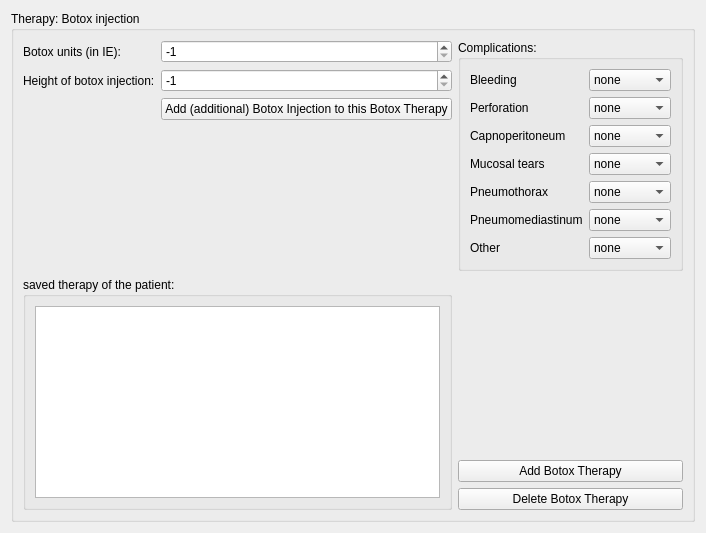
          <widget class="QWidget" name="botox">
           <layout class="QGridLayout" name="gridLayout_9">
            <item row="1" column="0">
             <widget class="QGroupBox" name="groupBox_4">
              <property name="title">
               <string>Therapy: Botox injection</string>
              </property>
              <layout class="QGridLayout" name="gridLayout_58">
               <item row="2" column="0" colspan="2">
                <widget class="QGroupBox" name="groupBox_25">
                 <property name="title">
                  <string>saved therapy of the patient:</string>
                 </property>
                 <layout class="QGridLayout" name="gridLayout_20">
                  <item row="0" column="0">
                   <widget class="QTextEdit" name="botox_text">
                    <property name="readOnly">
                     <bool>true</bool>
                    </property>
                   </widget>
                  </item>
                 </layout>
                </widget>
               </item>
               <item row="2" column="2">
                <layout class="QGridLayout" name="gridLayout_32">
                 <item row="1" column="0">
                  <spacer name="verticalSpacer_19">
                   <property name="orientation">
                    <enum>Qt::Vertical</enum>
                   </property>
                   <property name="sizeHint" stdset="0">
                    <size>
                     <width>20</width>
                     <height>40</height>
                    </size>
                   </property>
                  </spacer>
                 </item>
                 <item row="2" column="0">
                  <widget class="QPushButton" name="add_botox_button">
                   <property name="text">
                    <string>Add Botox Therapy</string>
                   </property>
                  </widget>
                 </item>
                 <item row="3" column="0">
                  <widget class="QPushButton" name="delete_botox_button">
                   <property name="text">
                    <string>Delete Botox Therapy</string>
                   </property>
                  </widget>
                 </item>
                </layout>
               </item>
               <item row="1" column="2">
                <widget class="QGroupBox" name="botox_complications">
                 <property name="title">
                  <string>Complications:</string>
                 </property>
                 <property name="checkable">
                  <bool>false</bool>
                 </property>
                 <property name="checked">
                  <bool>false</bool>
                 </property>
                 <layout class="QGridLayout" name="gridLayout_89">
                  <item row="5" column="0">
                   <widget class="QLabel" name="label_155">
                    <property name="enabled">
                     <bool>true</bool>
                    </property>
                    <property name="text">
                     <string>Pneumothorax</string>
                    </property>
                   </widget>
                  </item>
                  <item row="1" column="1">
                   <widget class="QComboBox" name="bleeding_botox">
                    <property name="enabled">
                     <bool>true</bool>
                    </property>
                    <item>
                     <property name="text">
                      <string>none</string>
                     </property>
                    </item>
                    <item>
                     <property name="text">
                      <string>mild</string>
                     </property>
                    </item>
                    <item>
                     <property name="text">
                      <string>moderate</string>
                     </property>
                    </item>
                    <item>
                     <property name="text">
                      <string>servere</string>
                     </property>
                    </item>
                   </widget>
                  </item>
                  <item row="2" column="1">
                   <widget class="QComboBox" name="perforation_botox">
                    <property name="enabled">
                     <bool>true</bool>
                    </property>
                    <item>
                     <property name="text">
                      <string>none</string>
                     </property>
                    </item>
                    <item>
                     <property name="text">
                      <string>mild</string>
                     </property>
                    </item>
                    <item>
                     <property name="text">
                      <string>moderate</string>
                     </property>
                    </item>
                    <item>
                     <property name="text">
                      <string>severe</string>
                     </property>
                    </item>
                   </widget>
                  </item>
                  <item row="4" column="1">
                   <widget class="QComboBox" name="mucusal_tears_botox">
                    <property name="enabled">
                     <bool>true</bool>
                    </property>
                    <item>
                     <property name="text">
                      <string>none</string>
                     </property>
                    </item>
                    <item>
                     <property name="text">
                      <string>mild</string>
                     </property>
                    </item>
                    <item>
                     <property name="text">
                      <string>moderate</string>
                     </property>
                    </item>
                    <item>
                     <property name="text">
                      <string>severe</string>
                     </property>
                    </item>
                   </widget>
                  </item>
                  <item row="3" column="0">
                   <widget class="QLabel" name="label_157">
                    <property name="enabled">
                     <bool>true</bool>
                    </property>
                    <property name="text">
                     <string>Capnoperitoneum</string>
                    </property>
                   </widget>
                  </item>
                  <item row="3" column="1">
                   <widget class="QComboBox" name="capnoperitoneum_botox">
                    <property name="enabled">
                     <bool>true</bool>
                    </property>
                    <item>
                     <property name="text">
                      <string>none</string>
                     </property>
                    </item>
                    <item>
                     <property name="text">
                      <string>mild</string>
                     </property>
                    </item>
                    <item>
                     <property name="text">
                      <string>moderate</string>
                     </property>
                    </item>
                    <item>
                     <property name="text">
                      <string>severe</string>
                     </property>
                    </item>
                   </widget>
                  </item>
                  <item row="1" column="0">
                   <widget class="QLabel" name="label_156">
                    <property name="enabled">
                     <bool>true</bool>
                    </property>
                    <property name="text">
                     <string>Bleeding</string>
                    </property>
                   </widget>
                  </item>
                  <item row="7" column="0">
                   <widget class="QLabel" name="label_158">
                    <property name="enabled">
                     <bool>true</bool>
                    </property>
                    <property name="text">
                     <string>Other</string>
                    </property>
                   </widget>
                  </item>
                  <item row="5" column="1">
                   <widget class="QComboBox" name="pneumothorax_botox">
                    <property name="enabled">
                     <bool>true</bool>
                    </property>
                    <item>
                     <property name="text">
                      <string>none</string>
                     </property>
                    </item>
                    <item>
                     <property name="text">
                      <string>mild</string>
                     </property>
                    </item>
                    <item>
                     <property name="text">
                      <string>moderate</string>
                     </property>
                    </item>
                    <item>
                     <property name="text">
                      <string>severe</string>
                     </property>
                    </item>
                   </widget>
                  </item>
                  <item row="6" column="1">
                   <widget class="QComboBox" name="pneumomediastinum_botox">
                    <property name="enabled">
                     <bool>true</bool>
                    </property>
                    <item>
                     <property name="text">
                      <string>none</string>
                     </property>
                    </item>
                    <item>
                     <property name="text">
                      <string>mild</string>
                     </property>
                    </item>
                    <item>
                     <property name="text">
                      <string>moderate</string>
                     </property>
                    </item>
                    <item>
                     <property name="text">
                      <string>severe</string>
                     </property>
                    </item>
                   </widget>
                  </item>
                  <item row="2" column="0">
                   <widget class="QLabel" name="label_159">
                    <property name="enabled">
                     <bool>true</bool>
                    </property>
                    <property name="text">
                     <string>Perforation</string>
                    </property>
                   </widget>
                  </item>
                  <item row="4" column="0">
                   <widget class="QLabel" name="label_160">
                    <property name="enabled">
                     <bool>true</bool>
                    </property>
                    <property name="text">
                     <string>Mucosal tears</string>
                    </property>
                   </widget>
                  </item>
                  <item row="6" column="0">
                   <widget class="QLabel" name="label_161">
                    <property name="enabled">
                     <bool>true</bool>
                    </property>
                    <property name="text">
                     <string>Pneumomediastinum</string>
                    </property>
                   </widget>
                  </item>
                  <item row="7" column="1">
                   <widget class="QComboBox" name="other_botox">
                    <property name="enabled">
                     <bool>true</bool>
                    </property>
                    <item>
                     <property name="text">
                      <string>none</string>
                     </property>
                    </item>
                    <item>
                     <property name="text">
                      <string>mild</string>
                     </property>
                    </item>
                    <item>
                     <property name="text">
                      <string>moderate</string>
                     </property>
                    </item>
                    <item>
                     <property name="text">
                      <string>severe</string>
                     </property>
                    </item>
                   </widget>
                  </item>
                 </layout>
                </widget>
               </item>
               <item row="1" column="0" colspan="2">
                <layout class="QGridLayout" name="gridLayout_53">
                 <item row="1" column="0">
                  <widget class="QLabel" name="label_32">
                   <property name="text">
                    <string>Height of botox injection:</string>
                   </property>
                  </widget>
                 </item>
                 <item row="0" column="0">
                  <widget class="QLabel" name="label_31">
                   <property name="text">
                    <string>Botox units (in IE):</string>
                   </property>
                  </widget>
                 </item>
                 <item row="1" column="2">
                  <widget class="QSpinBox" name="botox_height_spin">
                   <property name="minimum">
                    <number>-1</number>
                   </property>
                   <property name="maximum">
                    <number>55</number>
                   </property>
                   <property name="value">
                    <number>-1</number>
                   </property>
                   <property name="displayIntegerBase">
                    <number>10</number>
                   </property>
                  </widget>
                 </item>
                 <item row="0" column="2">
                  <widget class="QSpinBox" name="botox_units_spin">
                   <property name="minimum">
                    <number>-1</number>
                   </property>
                   <property name="maximum">
                    <number>200</number>
                   </property>
                   <property name="value">
                    <number>-1</number>
                   </property>
                  </widget>
                 </item>
                 <item row="2" column="2">
                  <layout class="QGridLayout" name="gridLayout_54">
                   <item row="0" column="0">
                    <widget class="QPushButton" name="add_botox_side_button">
                     <property name="text">
                      <string>Add (additional) Botox Injection to this Botox Therapy</string>
                     </property>
                    </widget>
                   </item>
                   <item row="1" column="0">
                    <spacer name="verticalSpacer_15">
                     <property name="orientation">
                      <enum>Qt::Vertical</enum>
                     </property>
                     <property name="sizeHint" stdset="0">
                      <size>
                       <width>20</width>
                       <height>40</height>
                      </size>
                     </property>
                    </spacer>
                   </item>
                  </layout>
                 </item>
                </layout>
               </item>
              </layout>
             </widget>
            </item>
           </layout>
          </widget>
